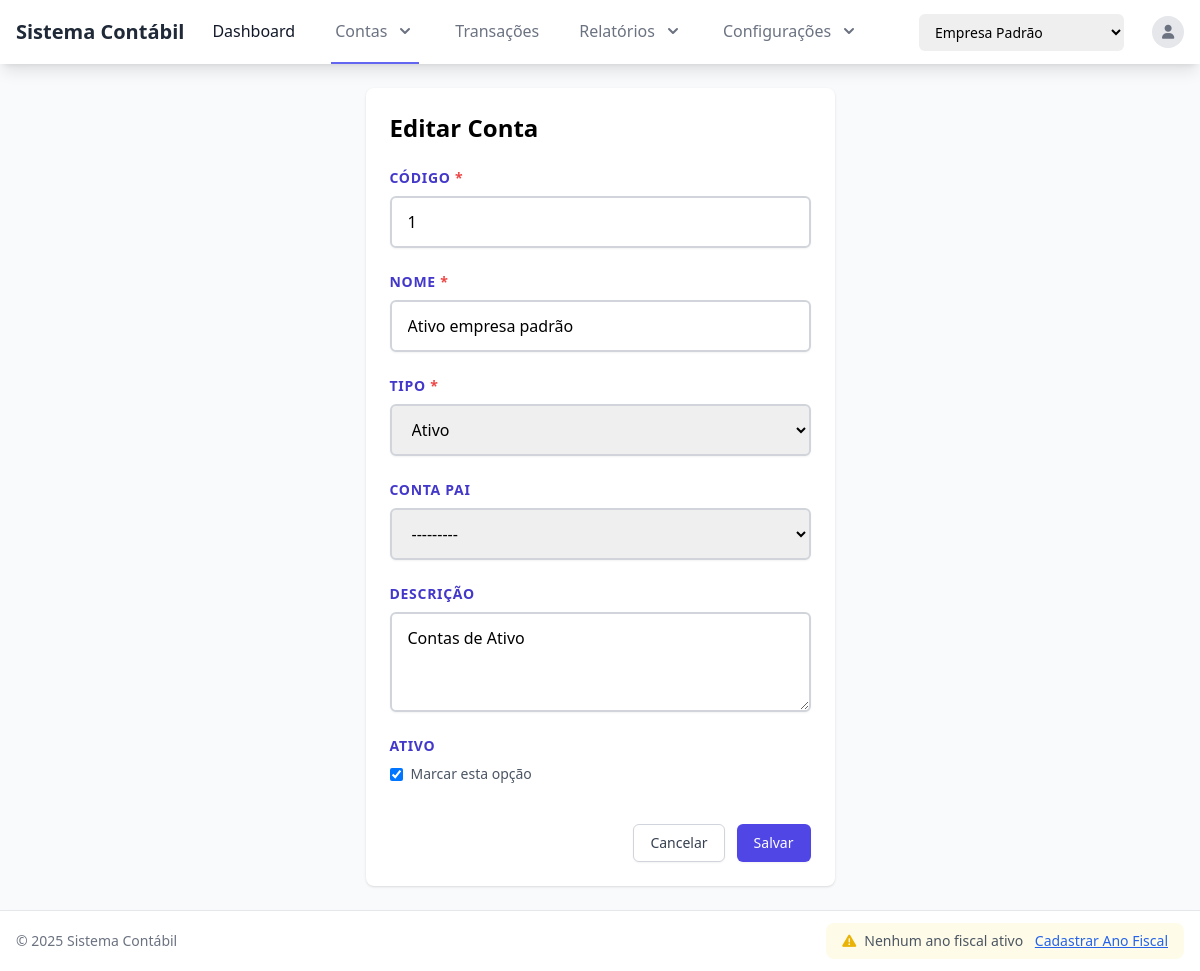
The app's page /accounts/1/edit/ (signed in) with its own data.
### accounts/models.py (models this page shows, shortened)
class Account(models.Model):
    company = models.ForeignKey(Company, verbose_name=_('Empresa'), on_delete=models.CASCADE, related_name='accounts')
    code = models.CharField(_('Código'), max_length=20)
    name = models.CharField(_('Nome'), max_length=100)
    type = models.CharField(_('Tipo'), max_length=1, choices=AccountType.choices)
    parent = models.ForeignKey('self', verbose_name=_('Conta Pai'), null=True, blank=True, on_delete=models.CASCADE, related_name='children')
    description = models.TextField(_('Descrição'), blank=True)
    is_active = models.BooleanField(_('Ativo'), default=True)
    created_at = models.DateTimeField(_('Criado em'), auto_now_add=True)
    updated_at = models.DateTimeField(_('Atualizado em'), auto_now=True)
    class Meta:
        verbose_name = _('Conta')
        verbose_name_plural = _('Contas')
        ordering = ['code']
        unique_together = ['company', 'code']  # Código deve ser único por empresa
    def __str__(self):
        return f'{self.code} - {self.name}'

### accounts/views.py (the view, shortened to what this page needs)
# urls.py: path('<int:pk>/edit/', views.AccountUpdateView.as_view(), name='account_update'),
class AccountUpdateView(LoginRequiredMixin, UpdateView):
    model = Account
    template_name = 'accounts/account_form.html'
    form_class = AccountForm
    success_url = reverse_lazy('account_list')
    def get_form_kwargs(self):
        kwargs = super().get_form_kwargs()
        current_company_id = self.request.session.get('current_company_id')
        if current_company_id:
            kwargs['company_id'] = current_company_id
        return kwargs
    def get_context_data(self, **kwargs):
        context = super().get_context_data(**kwargs)
        current_company_id = self.request.session.get('current_company_id')
        context['current_company_id'] = current_company_id
        return context

### core/context_processors.py (called while the page is built)
def active_fiscal_year(request):
    context = {
        'active_fiscal_year': None
    }
    if hasattr(request, 'current_company') and request.current_company:
        today = date.today()
        fiscal_year = FiscalYear.objects.filter(
            company=request.current_company,
            start_date__lte=today,
            end_date__gte=today,
            is_closed=False
        ).first()
        context['active_fiscal_year'] = fiscal_year
    return context

### templates/accounts/account_form.html (shortened to what this page needs)
{% extends 'base.html' %}
{% load static %}
{% block content %}
<div class="bg-white shadow rounded-lg p-6">
    <h2 class="text-2xl font-bold mb-4">{% if form.instance.pk %}Editar{% else %}Nova{% endif %} Conta</h2>
    <form method="post" class="space-y-6">
        {% include 'includes/form.html' with cancel_url='account_list' %}
    </form>
</div>
{% endblock %}

### templates/includes/form.html (shortened to what this page needs)
<form method="post" {% if form.is_multipart %}enctype="multipart/form-data"{% endif %} class="space-y-6">
    {% for field in form %}
    <div class="space-y-1">
        <label for="{{ field.id_for_label }}" class="block text-sm font-bold text-indigo-700 mb-2 uppercase tracking-wider">
            {{ field.label }}
            {% if field.field.required %}
            <span class="text-red-500">*</span>
            {% endif %}
        </label>
        {% if field.errors %}
        <div class="mt-1 relative">
            {% if field.field.widget.input_type == 'checkbox' %}
                <div class="flex items-center">
                    {{ field }}
                    <span class="ml-2 text-sm text-gray-600">Marcar esta opção</span>
                </div>
            {% else %}
                <div class="relative">
                    <div class="field-wrapper">
                        {{ field }}
                    </div>
                    {% if field.help_text %}
                    <div class="absolute inset-y-0 right-0 pr-3 flex items-center pointer-events-none">
                        <svg xmlns="http://www.w3.org/2000/svg" class="h-5 w-5 text-gray-400" viewBox="0 0 20 20" fill="currentColor">
                            <path fill-rule="evenodd" d="M18 10a8 8 0 11-16 0 8 8 0 0116 0zm-8-3a1 1 0 00-.867.5 1 1 0 11-1.731-1A3 3 0 0113 8a3.001 3.001 0 01-2 2.83V11a1 1 0 11-2 0v-1a1 1 0 011-1 1 1 0 100-2zm0 8a1 1 0 100-2 1 1 0 000 2z" clip-rule="evenodd" />
                        </svg>
                    </div>
                    {% endif %}
                </div>
            {% endif %}
            <div class="absolute inset-y-0 right-0 pr-3 flex items-center pointer-events-none">
                <svg class="h-5 w-5 text-red-500" xmlns="http://www.w3.org/2000/svg" viewBox="0 0 20 20" fill="currentColor">
                    <path fill-rule="evenodd" d="M18 10a8 8 0 11-16 0 8 8 0 0116 0zm-7 4a1 1 0 11-2 0 1 1 0 012 0zm-1-9a1 1 0 00-1 1v4a1 1 0 102 0V6a1 1 0 00-1-1z" clip-rule="evenodd" />
                </svg>
            </div>
        </div>
        {% for error in field.errors %}
        <p class="mt-2 text-sm text-red-600">{{ error }}</p>
        {% endfor %}
        {% else %}
        <div class="mt-1">
            {% if field.field.widget.input_type == 'checkbox' %}
                <div class="flex items-center">
                    {{ field }}
                    <span class="ml-2 text-sm text-gray-600">Marcar esta opção</span>
                </div>
            {% else %}
                <div class="relative">
                    <div class="field-wrapper">
                        {{ field }}
                    </div>
                </div>
            {% endif %}
        </div>
        {% endif %}
    </div>
    {% endfor %}
    <div class="flex justify-end space-x-3 pt-4">
        <a href="{% if cancel_url %}{% url cancel_url %}{% else %}javascript:history.back(){% endif %}" class="inline-flex justify-center py-2 px-4 border border-gray-300 shadow-sm text-sm font-medium rounded-md text-gray-700 bg-white hover:bg-gray-50 focus:outline-none focus:ring-2 focus:ring-offset-2 focus:ring-indigo-500">
            Cancelar
        </a>
        <button type="submit" class="inline-flex justify-center py-2 px-4 border border-transparent shadow-sm text-sm font-medium rounded-md text-white bg-indigo-600 hover:bg-indigo-700 focus:outline-none focus:ring-2 focus:ring-offset-2 focus:ring-indigo-500">
            Salvar
        </button>
    </div>
</form>

### templates/base.html (style rules this page uses)
body { display: flex; flex-direction: column; min-height: 100vh; }

### templates/includes/form.html (style rules this page uses)
.field-wrapper input[type="text"], .field-wrapper input[type="number"], .field-wrapper input[type="email"], .field-wrapper input[type="password"], .field-wrapper input[type="date"], .field-wrapper input[type="tel"], .field-wrapper input[type="url"], .field-wrapper select, .field-wrapper textarea { display: block; width: 100%; padding: 0.75rem 1rem; border-width: 2px; border-color: #d1d5db; border-radius: 0.375rem; box-shadow: 0 1px 2px 0 rgba(0, 0, 0, 0.05); }

### records on screen
Account: form "1" "Ativo empresa padrão" "Ativo" "---------" "Contas de Ativo", form "☑"

### other values on screen
{{ field.label }} "CÓDIGO" "NOME" "TIPO" "CONTA PAI" "DESCRIÇÃO" "ATIVO"
form field company_id "Empresa Padrão"
